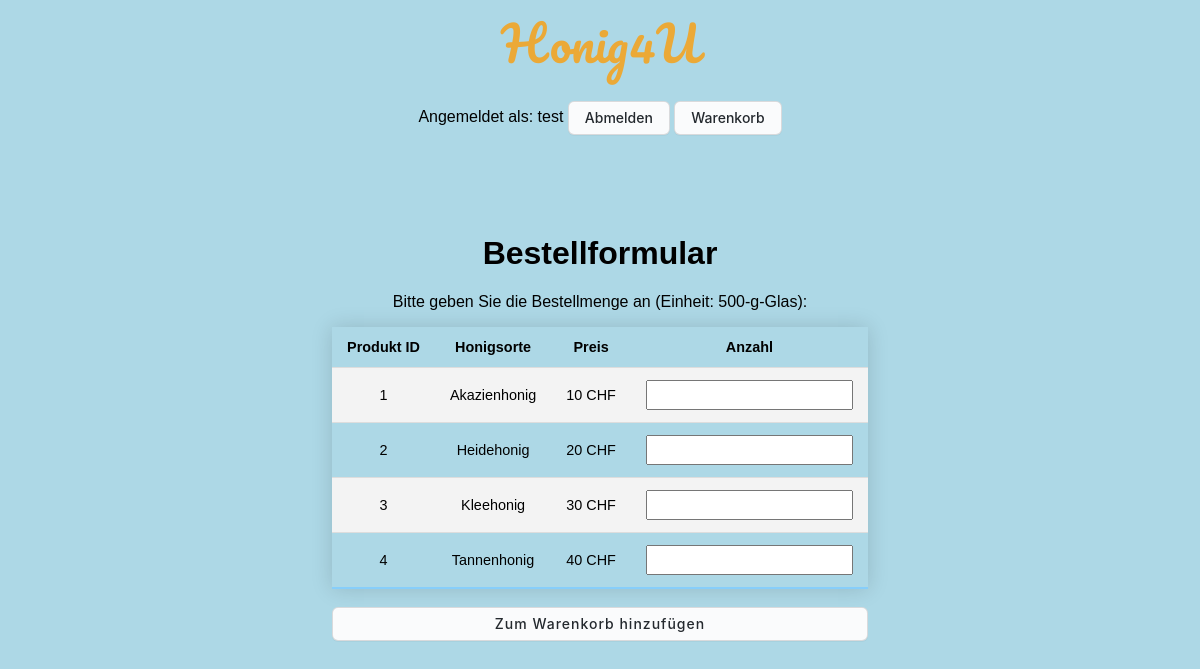
Screenshot of /index.php (signed in) with the database file from the repository.
### tables this page shows
CREATE TABLE `produkte` (
  `Produkt_ID` int(11) NOT NULL,
  `Produkt_Name` varchar(50) NOT NULL,
  `Produkt_Preis` double NOT NULL
);

### index.php (called while the page is built, shortened)
<?php
    include 'u_formular.php';
?>

### u_formular.php (the view, shortened to what this page needs)
<?php
  $db = new PDO("mysql:host=localhost;dbname=honig4u", "root", "");
  $sql = "SELECT * FROM produkte";
  $ergebnis = $db->query($sql);
  include 'header.php';
?>
<!DOCTYPE html>
<html lang="en">
  <head>
    <link rel="stylesheet" href="./css/style.css">
  </head>
  <body>
    <h1>Bestellformular</h1>
    <p>Bitte geben Sie die Bestellmenge an (Einheit: 500-g-Glas): </p>
    <form action="u_bestellung.php" method="POST">
      <table class="styled-table" align="center">
      <?php
        echo "<tr><th>Produkt ID</th><th>Honigsorte</th><th>Preis</th><th>Anzahl</th></tr>";
        while ($zeile = $ergebnis->fetchObject()){
          echo "<tr><td>$zeile->Produkt_ID</td>
                    <td>$zeile->Produkt_Name</td>";
                    if ($zeile->Produkt_Name == 'Akazienhonig'){
                      echo "<td>$zeile->Produkt_Preis CHF</td>";
                      echo "<td><input type='number' min='0' name='Akazienhonig' size='4'></td>";
                    } else if ($zeile->Produkt_Name == 'Heidehonig'){
                      echo "<td>$zeile->Produkt_Preis CHF</td>";
                      echo "<td><input type='number' min='0' name='Heidehonig' size='4'></td>";
                    } else if ($zeile->Produkt_Name == 'Kleehonig') {
                      echo "<td>$zeile->Produkt_Preis CHF</td>";
                      echo "<td><input type='number' min='0' name='Kleehonig' size='4'></td>";
                    } else if ($zeile->Produkt_Name == 'Tannenhonig') {
                      echo "<td>$zeile->Produkt_Preis CHF</td>";
                    echo "<td><input type='number' min='0' name='Tannenhonig' size='4'></td>";
                    }
        }
        echo "</tr></table><br>" ;
        echo "<input type='submit' class='button' name='warenkorb' value='Zum Warenkorb hinzufügen'>";
      ?>
    </form>
  </body>
</html>

### css/style.css (style rules this page uses)
html, body { height: 100%; }
html { background-color: lightblue; font-family: Arial, Helvetica, sans-serif; display: flex; justify-content: center; align-items: center; text-align: center; }
body { display: inline-block; vertical-align: middle; }
h1 { margin-top: 100px; }
.styled-table { border-collapse: collapse; font-size: 0.9em; font-family: sans-serif; min-width: 400px; box-shadow: 0 0 20px rgba(0, 0, 0, 0.15); }
.styled-table th, .styled-table td { padding: 12px 15px; }
.styled-table tbody tr { border-bottom: 1px solid #dddddd; }
.styled-table tbody tr:nth-of-type(even) { background-color: #f3f3f3; }
.styled-table tbody tr:last-of-type { border-bottom: 2px solid lightskyblue; }
input { font: 15px/24px "Muli", sans-serif; color: #333; width: 100%; box-sizing: border-box; letter-spacing: 1px; }
.button { appearance: none; background-color: #fafbfc; border: 1px solid rgba(27, 31, 35, 0.15); border-radius: 6px; box-shadow: rgba(27, 31, 35, 0.04) 0 1px 0, rgba(255, 255, 255, 0.25) 0 1px 0 inset; box-sizing: border-box; color: #24292e; cursor: pointer; display: inline-block; font-family: -apple-system, system-ui, "Segoe UI", Helvetica, Arial, sans-serif, "Apple Color Emoji", "Segoe UI Emoji"; font-size: 14px; font-weight: 500; line-height: 20px; list-style: none; padding: 6px 16px; position: relative; transition: background-color 0.2s cubic-bezier(0.3, 0, 0.5, 1); user-select: none; -webkit-user-select: none; touch-action: manipulation; vertical-align: middle; white-space: nowrap; word-wrap: break-word; }
.button:before { display: none; }

### rows the page displays
produkte: Produkt_ID "1", Produkt_Name "Akazienhonig", Produkt_Preis "10"
produkte: Produkt_ID "2", Produkt_Name "Heidehonig", Produkt_Preis "20"
produkte: Produkt_ID "3", Produkt_Name "Kleehonig", Produkt_Preis "30"
produkte: Produkt_ID "4", Produkt_Name "Tannenhonig", Produkt_Preis "40"

### other values shown
$_SESSION["username"] "test"
